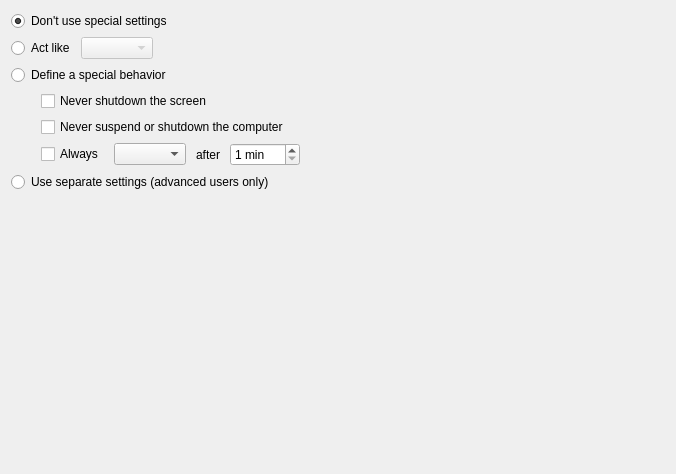
<?xml version="1.0" encoding="UTF-8"?>
<ui version="4.0">
 <class>ActivityWidget</class>
 <widget class="QWidget" name="ActivityWidget">
  <property name="geometry">
   <rect>
    <x>0</x>
    <y>0</y>
    <width>676</width>
    <height>474</height>
   </rect>
  </property>
  <property name="windowTitle">
   <string/>
  </property>
  <layout class="QVBoxLayout" name="verticalLayout_3">
   <item>
    <layout class="QVBoxLayout" name="verticalLayout_2">
     <item>
      <widget class="QRadioButton" name="noSettingsRadio">
       <property name="text">
        <string>Don't use special settings</string>
       </property>
       <property name="checked">
        <bool>true</bool>
       </property>
      </widget>
     </item>
     <item>
      <layout class="QHBoxLayout" name="horizontalLayout_2">
       <item>
        <widget class="QRadioButton" name="actLikeRadio">
         <property name="text">
          <string>Act like</string>
         </property>
        </widget>
       </item>
       <item>
        <widget class="QComboBox" name="actLikeComboBox">
         <property name="enabled">
          <bool>false</bool>
         </property>
        </widget>
       </item>
       <item>
        <spacer name="horizontalSpacer">
         <property name="orientation">
          <enum>Qt::Horizontal</enum>
         </property>
         <property name="sizeHint" stdset="0">
          <size>
           <width>40</width>
           <height>20</height>
          </size>
         </property>
        </spacer>
       </item>
      </layout>
     </item>
     <item>
      <widget class="QRadioButton" name="specialBehaviorRadio">
       <property name="text">
        <string>Define a special behavior</string>
       </property>
      </widget>
     </item>
     <item>
      <layout class="QVBoxLayout" name="specialBehaviorLayout">
       <property name="leftMargin">
        <number>30</number>
       </property>
       <item>
        <widget class="QCheckBox" name="noShutdownScreenBox">
         <property name="text">
          <string>Never shutdown the screen</string>
         </property>
        </widget>
       </item>
       <item>
        <widget class="QCheckBox" name="noShutdownPCBox">
         <property name="text">
          <string>Never suspend or shutdown the computer</string>
         </property>
        </widget>
       </item>
       <item>
        <layout class="QHBoxLayout" name="horizontalLayout">
         <property name="spacing">
          <number>10</number>
         </property>
         <item>
          <widget class="QCheckBox" name="alwaysBox">
           <property name="text">
            <string>Always</string>
           </property>
          </widget>
         </item>
         <item>
          <widget class="QComboBox" name="alwaysActionBox"/>
         </item>
         <item>
          <widget class="QLabel" name="alwaysAfterLabel">
           <property name="text">
            <string>after</string>
           </property>
          </widget>
         </item>
         <item>
          <widget class="QSpinBox" name="alwaysAfterSpin">
           <property name="suffix">
            <string> min</string>
           </property>
           <property name="minimum">
            <number>1</number>
           </property>
           <property name="maximum">
            <number>360</number>
           </property>
          </widget>
         </item>
         <item>
          <spacer name="alwaysSpacer">
           <property name="orientation">
            <enum>Qt::Horizontal</enum>
           </property>
           <property name="sizeHint" stdset="0">
            <size>
             <width>40</width>
             <height>20</height>
            </size>
           </property>
          </spacer>
         </item>
        </layout>
       </item>
      </layout>
     </item>
     <item>
      <widget class="QRadioButton" name="separateSettingsRadio">
       <property name="text">
        <string>Use separate settings (advanced users only)</string>
       </property>
      </widget>
     </item>
     <item>
      <layout class="QVBoxLayout" name="separateSettingsLayout">
       <property name="leftMargin">
        <number>30</number>
       </property>
      </layout>
     </item>
    </layout>
   </item>
   <item>
    <spacer name="verticalSpacer">
     <property name="orientation">
      <enum>Qt::Vertical</enum>
     </property>
     <property name="sizeHint" stdset="0">
      <size>
       <width>20</width>
       <height>268</height>
      </size>
     </property>
    </spacer>
   </item>
  </layout>
 </widget>
 <resources/>
 <connections>
  <connection>
   <sender>actLikeRadio</sender>
   <signal>toggled(bool)</signal>
   <receiver>actLikeComboBox</receiver>
   <slot>setEnabled(bool)</slot>
   <hints>
    <hint type="sourcelabel">
     <x>44</x>
     <y>66</y>
    </hint>
    <hint type="destinationlabel">
     <x>133</x>
     <y>66</y>
    </hint>
   </hints>
  </connection>
 </connections>
</ui>
